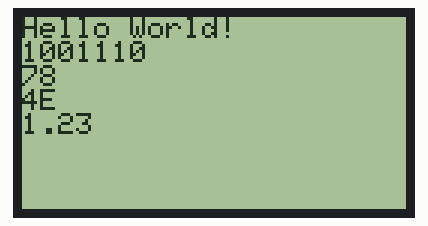
Bench run of a sketch on a simulated Arduino Uno, built with avr-gcc and run on an emulated ATmega328P. Parts: 128×64 one-colour display.

Above: at 0.2 s.

The sketch:

CH_41_01.ino
```cpp
#include <openGLCD.h>

void setup() {
  GLCD.Init();        // 그래픽 LCD 초기화

  GLCD.SelectFont(System5x7);   // 출력 폰트 선택

  GLCD.println("Hello World!");   // 문자열 출력
  GLCD.println(78, BIN);      // 정수를 이진수로 출력
  GLCD.println(78, DEC);      // 정수를 십진수로 출력
  GLCD.println(78, HEX);      // 정수를 십육진수로 출력
  GLCD.println(1.23456, 2);   // 실수를 소수점 이하 두 자리로 출력
}

void loop() {
}
```
